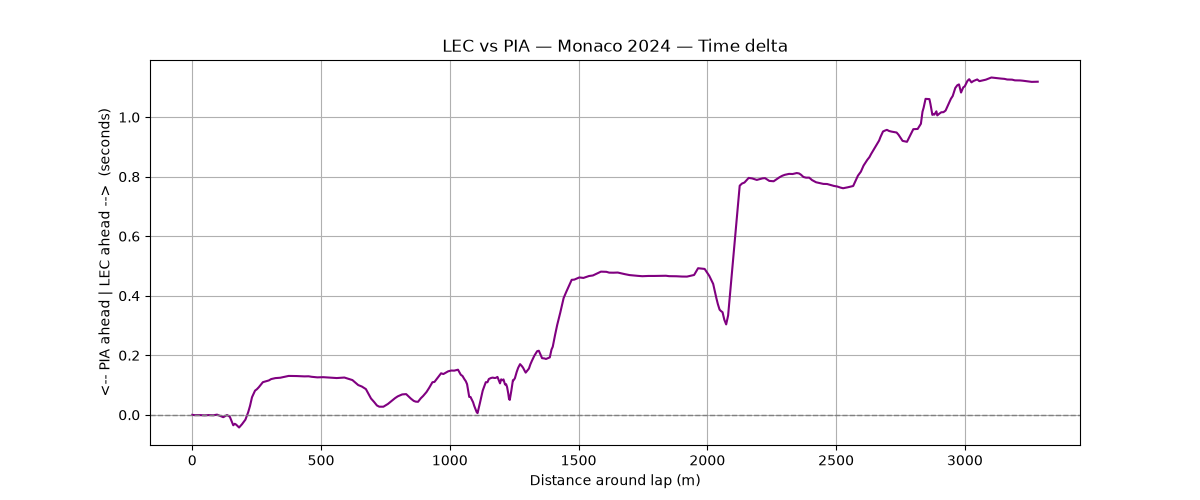

Reproduce this figure in Python.
import os

import fastf1
import matplotlib.pyplot as plt
import numpy as np


def compute_delta_time(reference_lap, compare_lap):
    """Align two laps on distance and compute time delta along the reference lap."""
    ref = reference_lap.get_car_data(interpolate_edges=True).add_distance()
    comp = compare_lap.get_car_data(interpolate_edges=True).add_distance()

    def pad_stream(stream):
        d_start = stream[1] - stream[0]
        d_end = stream[-1] - stream[-2]
        return np.concatenate([[stream[0] - d_start], stream, [stream[-1] + d_end]])

    comp_time = pad_stream(comp['Time'].dt.total_seconds().to_numpy())
    multiplier = ref.Distance.iat[-1] / comp.Distance.iat[-1]
    comp_distance = pad_stream(comp['Distance'].to_numpy()) * multiplier
    compare_time_at_ref_dist = np.interp(ref['Distance'], comp_distance, comp_time)

    delta = compare_time_at_ref_dist - ref['Time'].dt.total_seconds()
    return delta, ref, comp

os.makedirs('cache', exist_ok=True)
fastf1.Cache.enable_cache('cache')

session = fastf1.get_session(2024, 'Monaco', 'R')
session.load()

driver1 = 'LEC'
driver2 = 'PIA'

lap1 = session.laps.pick_drivers(driver1).pick_fastest()
lap2 = session.laps.pick_drivers(driver2).pick_fastest()

delta_time, ref_tel, compare_tel = compute_delta_time(lap1, lap2)

fig, ax1 = plt.subplots(figsize=(12, 5))

# Delta line: positive = driver2 slower than driver1 at that point
ax1.plot(ref_tel['Distance'], delta_time, color='purple')
ax1.axhline(0, color='gray', linestyle='--', linewidth=1)
ax1.set_xlabel('Distance around lap (m)')
ax1.set_ylabel(f'<-- {driver2} ahead | {driver1} ahead -->  (seconds)')
ax1.set_title(f'{driver1} vs {driver2} — Monaco 2024 — Time delta')
ax1.grid(True)

plt.savefig('delta_time.png')
print("Saved chart as delta_time.png")
